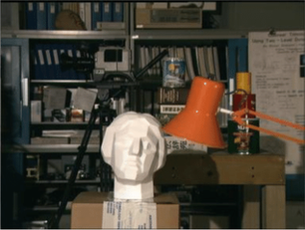
#> input picture example1.png, 305 x 230 px
$ python disparity.py
#> lines starting #> are read from the running program, lines starting #| are printed output that depends on the picture
#!/usr/bin/env python
# -*- coding: utf-8 -*-

import numpy as py
import cv2 as cv
from matplotlib import pyplot as plt

left_image = cv.imread('example1.png', cv.IMREAD_GRAYSCALE)
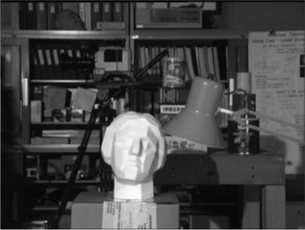
#> left_image: shape (230, 305); min 0, max 252, mean 68
right_image = cv.imread('example2.png', cv.IMREAD_GRAYSCALE)
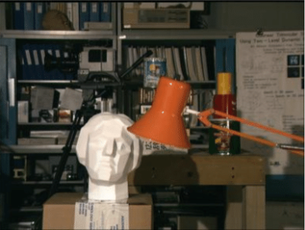
#> input picture example2.png, 305 x 230 px
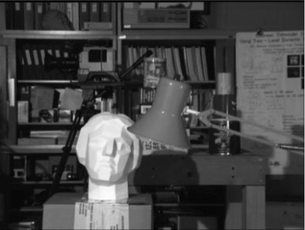
#> right_image: shape (230, 305); min 0, max 252, mean 69.1

stereo = cv.StereoBM_create(numDisparities=16, blockSize=21)

depth = stereo.compute(left_image, right_image)
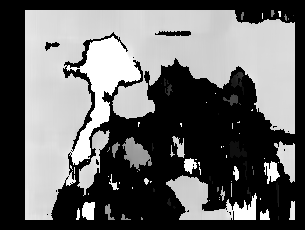
#> depth: shape (230, 305) int16; min -16, max 240, mean 87.8; drawn with min black and max white

cv.imshow("left", left_image)
cv.imshow("right", right_image)

plt.imshow(depth)
#> (the run stopped early here; a loop or call above may not have finished)
